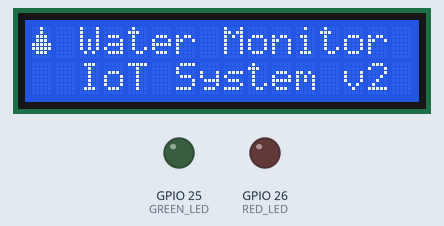
Simulated run of this sketch. Board: ESP32. Parts: 16×2 character LCD, output pins drawn as LEDs (lit = HIGH). WiFi joins after 1.5 s; servers stay silent unless stated; web services answer with replies made up by the test bench; what the sketch prints to the serial monitor is not drawn.

Above: at 0.2 s.
At 3.7 s:
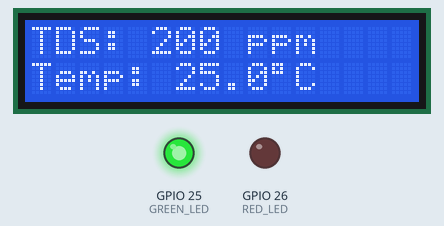
At 11.9 s:
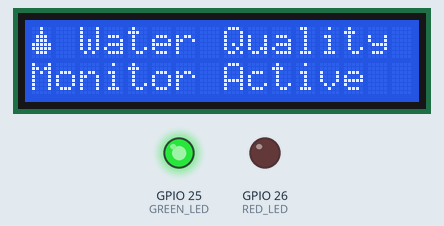
At 24.3 s:
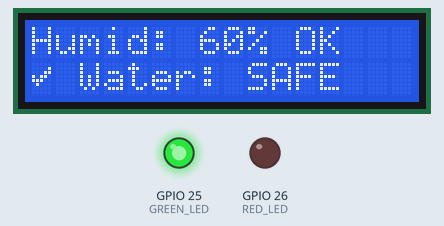
At 32.5 s:
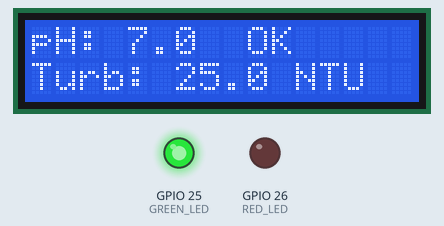

Measured:
- what the display in image 1 shows lasts 4.1 s, from 3.7 s to 7.8 s
- what the display in image 4 shows lasts 4.3 s, from 32.5 s to 36.8 s

The sketch:

sketch_v2.ino
```cpp
/*
 * River & Lake Water Quality Monitoring System (v2)
 * IoT-Based Real-Time Water Monitoring with Cloud Integration
 *
 * Components:
 * - ESP32 DevKit V1 (Microcontroller with WiFi)
 * - DHT22 (Water Temperature Sensor)
 * - Potentiometer 1 (Simulating pH Sensor)
 * - Potentiometer 2 (Simulating Turbidity Sensor)
 * - Potentiometer 3 (Simulating TDS Sensor)
 * - 16x2 I2C LCD Display
 * - Green LED (Safe Water Indicator)
 * - Red LED (Danger/Alert Indicator)
 * - Buzzer (Alarm for Critical Levels)
 *
 * Cloud: ThingSpeak IoT Platform
 *
 * Changes in v2:
 * - Added humidity threshold checking (HUMIDITY_MIN / HUMIDITY_MAX)
 * - Fixed buzzer blocking issue that caused Wokwi simulation to freeze
 * - Updated LCD and Serial output to show humidity status
 * - Added TEST_MODE: set to true to use hardcoded values instead of potentiometers
 */

#include <WiFi.h>
#include <HTTPClient.h>
#include <Wire.h>
#include <LiquidCrystal_I2C.h>
#include "DHTesp.h"

// ====== Pin Definitions ======
#define DHT_PIN        4       // DHT22 Data Pin
#define PH_PIN         34      // pH Sensor (Potentiometer)
#define TURBIDITY_PIN  35      // Turbidity Sensor (Potentiometer)
#define TDS_PIN        32      // TDS Sensor (Potentiometer)
#define GREEN_LED      25      // Safe Water LED
#define RED_LED        26      // Danger LED
#define BUZZER_PIN     27      // Alarm Buzzer

// ====== WiFi Configuration ======
const char* ssid = "Wokwi-GUEST";
const char* password = "";

// ====== ThingSpeak Configuration ======
const char* thingspeakServer = "http://api.thingspeak.com/update";
const char* apiKey = "69YEUKNDNXPZ914S";  // ThingSpeak Write API Key

// ====== Sensor Thresholds ======
#define PH_MIN         6.5
#define PH_MAX         8.5
#define TURBIDITY_MAX  50.0    // NTU (Nephelometric Turbidity Units)
#define TDS_MAX        500.0   // ppm (Parts Per Million)
#define TEMP_MIN       5.0     // °C
#define TEMP_MAX       35.0    // °C
#define HUMIDITY_MIN   30.0    // % Relative Humidity
#define HUMIDITY_MAX   90.0    // % Relative Humidity

// ====== TEST MODE ======
// Set to true to use the hardcoded values below instead of reading potentiometers.
// Set to false to read live sensor/potentiometer values from the circuit.
#define TEST_MODE      true

// ====== Objects ======
LiquidCrystal_I2C lcd(0x27, 16, 2);
DHTesp dht;

// ====== Variables (these are the default/test values) ======
// When TEST_MODE is true, these values are used directly.
// Change them to simulate different water conditions.
float phValue = 7.0;           // Safe range: 6.5 - 8.5
float turbidityValue = 25.0;   // Safe range: 0 - 50 NTU
float tdsValue = 200.0;        // Safe range: 0 - 500 ppm
float temperature = 25.0;      // Safe range: 5 - 35 °C
float humidity = 60.0;         // Safe range: 30 - 90 %
bool waterSafe = true;
unsigned long lastUpload = 0;
const unsigned long uploadInterval = 15000; // 15 seconds
int displayMode = 0;
unsigned long lastDisplaySwitch = 0;
unsigned long lastBuzzerToggle = 0;
bool buzzerOn = false;

// ====== Custom LCD Characters ======
byte waterDrop[8] = {
  0b00100,
  0b00100,
  0b01110,
  0b01110,
  0b11111,
  0b11111,
  0b01110,
  0b00000
};

byte checkMark[8] = {
  0b00000,
  0b00001,
  0b00011,
  0b10110,
  0b11100,
  0b01000,
  0b00000,
  0b00000
};

byte dangerSign[8] = {
  0b00100,
  0b01110,
  0b01010,
  0b01110,
  0b01110,
  0b00100,
  0b00100,
  0b00000
};

void setup() {
  Serial.begin(115200);
  Serial.println("========================================");
  Serial.println("  River & Lake Water Monitoring System");
  Serial.println("  IoT-Based with Cloud Integration v2");
  Serial.println("========================================");

  // Initialize pins
  pinMode(GREEN_LED, OUTPUT);
  pinMode(RED_LED, OUTPUT);
  pinMode(BUZZER_PIN, OUTPUT);

  // Initialize LCD
  lcd.init();
  lcd.backlight();
  lcd.createChar(0, waterDrop);
  lcd.createChar(1, checkMark);
  lcd.createChar(2, dangerSign);

  // Splash screen
  lcd.setCursor(0, 0);
  lcd.write(0);
  lcd.print(" Water Monitor");
  lcd.setCursor(0, 1);
  lcd.print("  IoT System v2");

  // Initialize DHT22
  dht.setup(DHT_PIN, DHTesp::DHT22);

  // Connect WiFi
  Serial.print("Connecting to WiFi");
  WiFi.begin(ssid, password);

  int attempts = 0;
  while (WiFi.status() != WL_CONNECTED && attempts < 20) {
    delay(500);
    Serial.print(".");
    attempts++;
  }

  if (WiFi.status() == WL_CONNECTED) {
    Serial.println("\nWiFi Connected!");
    Serial.print("IP Address: ");
    Serial.println(WiFi.localIP());
  } else {
    Serial.println("\nWiFi connection failed - running offline");
  }

  delay(2000);
  lcd.clear();

  // Initial LED state
  digitalWrite(GREEN_LED, HIGH);
  digitalWrite(RED_LED, LOW);
}

void loop() {
  // ====== Read All Sensors ======
  readSensors();

  // ====== Analyze Water Quality ======
  analyzeWaterQuality();

  // ====== Update Display (Rotating) ======
  updateDisplay();

  // ====== Control Indicators ======
  controlIndicators();

  // ====== Print to Serial Monitor ======
  printSerialData();

  // ====== Upload to ThingSpeak Cloud ======
  if (millis() - lastUpload >= uploadInterval) {
    uploadToCloud();
    lastUpload = millis();
  }

  delay(2000);
}

void readSensors() {
  #if TEST_MODE
    // TEST MODE: Skip sensor reads, use the hardcoded values from the Variables section.
    // Change the values at the top of the file to simulate different conditions.
    Serial.println("[TEST MODE] Using hardcoded sensor values");
    return;
  #endif

  // Read DHT22 Temperature & Humidity
  TempAndHumidity data = dht.getTempAndHumidity();
  if (!isnan(data.temperature)) {
    temperature = data.temperature;
  }
  if (!isnan(data.humidity)) {
    humidity = data.humidity;
  }

  // Read pH Sensor (Potentiometer simulated: 0-4095 -> 0-14 pH)
  int phRaw = analogRead(PH_PIN);
  phValue = map(phRaw, 0, 4095, 0, 1400) / 100.0;

  // Read Turbidity Sensor (Potentiometer simulated: 0-4095 -> 0-100 NTU)
  int turbRaw = analogRead(TURBIDITY_PIN);
  turbidityValue = map(turbRaw, 0, 4095, 0, 10000) / 100.0;

  // Read TDS Sensor (Potentiometer simulated: 0-4095 -> 0-1000 ppm)
  int tdsRaw = analogRead(TDS_PIN);
  tdsValue = map(tdsRaw, 0, 4095, 0, 100000) / 100.0;
}

void analyzeWaterQuality() {
  waterSafe = true;

  if (phValue < PH_MIN || phValue > PH_MAX) {
    waterSafe = false;
  }
  if (turbidityValue > TURBIDITY_MAX) {
    waterSafe = false;
  }
  if (tdsValue > TDS_MAX) {
    waterSafe = false;
  }
  if (temperature < TEMP_MIN || temperature > TEMP_MAX) {
    waterSafe = false;
  }
  if (humidity < HUMIDITY_MIN || humidity > HUMIDITY_MAX) {
    waterSafe = false;
  }
}

void updateDisplay() {
  if (millis() - lastDisplaySwitch >= 3000) {
    displayMode = (displayMode + 1) % 4;
    lastDisplaySwitch = millis();
    lcd.clear();
  }

  switch (displayMode) {
    case 0:
      lcd.setCursor(0, 0);
      lcd.print("pH: ");
      lcd.print(phValue, 1);
      lcd.print("  ");
      lcd.print(phValue >= PH_MIN && phValue <= PH_MAX ? "OK" : "!");
      lcd.setCursor(0, 1);
      lcd.print("Turb: ");
      lcd.print(turbidityValue, 1);
      lcd.print(" NTU");
      break;

    case 1:
      lcd.setCursor(0, 0);
      lcd.print("TDS: ");
      lcd.print(tdsValue, 0);
      lcd.print(" ppm");
      lcd.setCursor(0, 1);
      lcd.print("Temp: ");
      lcd.print(temperature, 1);
      lcd.print((char)223);
      lcd.print("C");
      break;

    case 2:
      lcd.setCursor(0, 0);
      lcd.print("Humid: ");
      lcd.print(humidity, 0);
      lcd.print("% ");
      lcd.print(humidity >= HUMIDITY_MIN && humidity <= HUMIDITY_MAX ? "OK" : "!");
      lcd.setCursor(0, 1);
      if (waterSafe) {
        lcd.write(1);
        lcd.print(" Water: SAFE");
      } else {
        lcd.write(2);
        lcd.print(" Water: DANGER");
      }
      break;

    case 3:
      lcd.setCursor(0, 0);
      lcd.write(0);
      lcd.print(" Water Quality");
      lcd.setCursor(0, 1);
      lcd.print("Monitor Active");
      lcd.print(waterSafe ? " " : "!");
      break;
  }
}

void controlIndicators() {
  if (waterSafe) {
    digitalWrite(GREEN_LED, HIGH);
    digitalWrite(RED_LED, LOW);
    noTone(BUZZER_PIN);
    buzzerOn = false;
  } else {
    digitalWrite(GREEN_LED, LOW);
    digitalWrite(RED_LED, HIGH);
    // Non-blocking buzzer alarm pattern (fixes Wokwi freeze)
    if (millis() - lastBuzzerToggle >= 500) {
      lastBuzzerToggle = millis();
      if (buzzerOn) {
        noTone(BUZZER_PIN);
        buzzerOn = false;
      } else {
        tone(BUZZER_PIN, 1000);
        buzzerOn = true;
      }
    }
  }
}

void printSerialData() {
  Serial.println("\n--- Water Quality Report ---");
  Serial.print("pH Level:     ");
  Serial.print(phValue, 2);
  Serial.print(" [");
  Serial.print(phValue >= PH_MIN && phValue <= PH_MAX ? "Normal" : "ABNORMAL");
  Serial.println("]");

  Serial.print("Turbidity:    ");
  Serial.print(turbidityValue, 2);
  Serial.print(" NTU [");
  Serial.print(turbidityValue <= TURBIDITY_MAX ? "Normal" : "HIGH");
  Serial.println("]");

  Serial.print("TDS:          ");
  Serial.print(tdsValue, 0);
  Serial.print(" ppm [");
  Serial.print(tdsValue <= TDS_MAX ? "Normal" : "HIGH");
  Serial.println("]");

  Serial.print("Temperature:  ");
  Serial.print(temperature, 1);
  Serial.print(" °C [");
  Serial.print(temperature >= TEMP_MIN && temperature <= TEMP_MAX ? "Normal" : "ABNORMAL");
  Serial.println("]");

  Serial.print("Humidity:     ");
  Serial.print(humidity, 1);
  Serial.print(" % [");
  Serial.print(humidity >= HUMIDITY_MIN && humidity <= HUMIDITY_MAX ? "Normal" : "ABNORMAL");
  Serial.println("]");

  Serial.print("Water Status: ");
  Serial.println(waterSafe ? "✅ SAFE" : "⚠️ DANGER - ALERT!");
  Serial.println("----------------------------");
}

void uploadToCloud() {
  if (WiFi.status() == WL_CONNECTED) {
    HTTPClient http;

    String url = String(thingspeakServer);
    url += "?api_key=" + String(apiKey);
    url += "&field1=" + String(phValue, 2);
    url += "&field2=" + String(turbidityValue, 2);
    url += "&field3=" + String(tdsValue, 0);
    url += "&field4=" + String(temperature, 1);
    url += "&field5=" + String(humidity, 1);
    url += "&field6=" + String(waterSafe ? 1 : 0);

    http.begin(url);
    int httpCode = http.GET();

    if (httpCode > 0) {
      Serial.println("[CLOUD] Data uploaded to ThingSpeak successfully!");
      Serial.print("[CLOUD] Response code: ");
      Serial.println(httpCode);
    } else {
      Serial.print("[CLOUD] Upload failed. Error: ");
      Serial.println(http.errorToString(httpCode));
    }

    http.end();
  } else {
    Serial.println("[CLOUD] WiFi not connected - skipping upload");
  }
}
```
